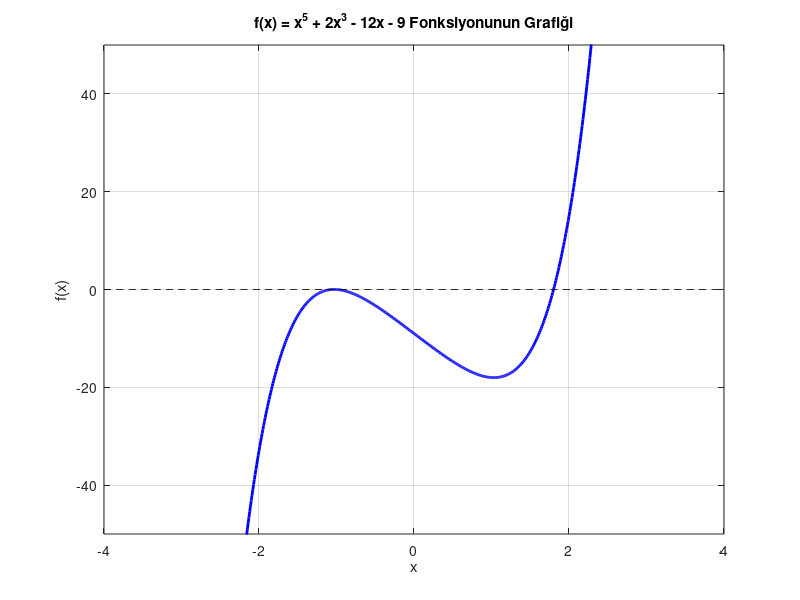

Reproduce this figure in MATLAB.
clear all; close all; clc

% x değer aralığını belirliyoruz
x = -4:0.01:4;

% f(x) fonksiyonu
y = x.^5 + 2*x.^3 - 12*x - 9;

% Fonksiyonun grafiği
plot(x, y, 'b-', 'LineWidth', 2);
grid on;
xlabel('x');
ylabel('f(x)');
title('f(x) = x^5 + 2x^3 - 12x - 9 Fonksiyonunun Grafiği');

% x ekseni (f(x) = 0 doğrusu)
hold on;
plot(x, zeros(size(x)), 'k--');  % x eksenini çiz

ylim([-50 50]); % Gerekirse y ekseni aralığını ayarla

hold off;
